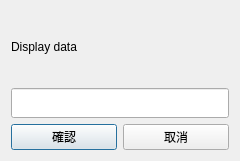
<?xml version="1.0" encoding="UTF-8"?>
<ui version="4.0">
 <class>Dialog</class>
 <widget class="QDialog" name="Dialog">
  <property name="geometry">
   <rect>
    <x>0</x>
    <y>0</y>
    <width>240</width>
    <height>161</height>
   </rect>
  </property>
  <property name="windowTitle">
   <string>輸入視窗</string>
  </property>
  <layout class="QGridLayout" name="gridLayout">
   <item row="0" column="0">
    <layout class="QVBoxLayout" name="verticalLayout">
     <item>
      <widget class="QLabel" name="label">
       <property name="text">
        <string>Display data</string>
       </property>
      </widget>
     </item>
     <item>
      <widget class="QLineEdit" name="InputEdit">
       <property name="minimumSize">
        <size>
         <width>20</width>
         <height>30</height>
        </size>
       </property>
      </widget>
     </item>
     <item>
      <layout class="QHBoxLayout" name="horizontalLayout">
       <item>
        <widget class="QPushButton" name="OK">
         <property name="text">
          <string>確認</string>
         </property>
        </widget>
       </item>
       <item>
        <widget class="QPushButton" name="Cancel">
         <property name="text">
          <string>取消</string>
         </property>
        </widget>
       </item>
      </layout>
     </item>
    </layout>
   </item>
  </layout>
 </widget>
 <resources/>
 <connections/>
</ui>
